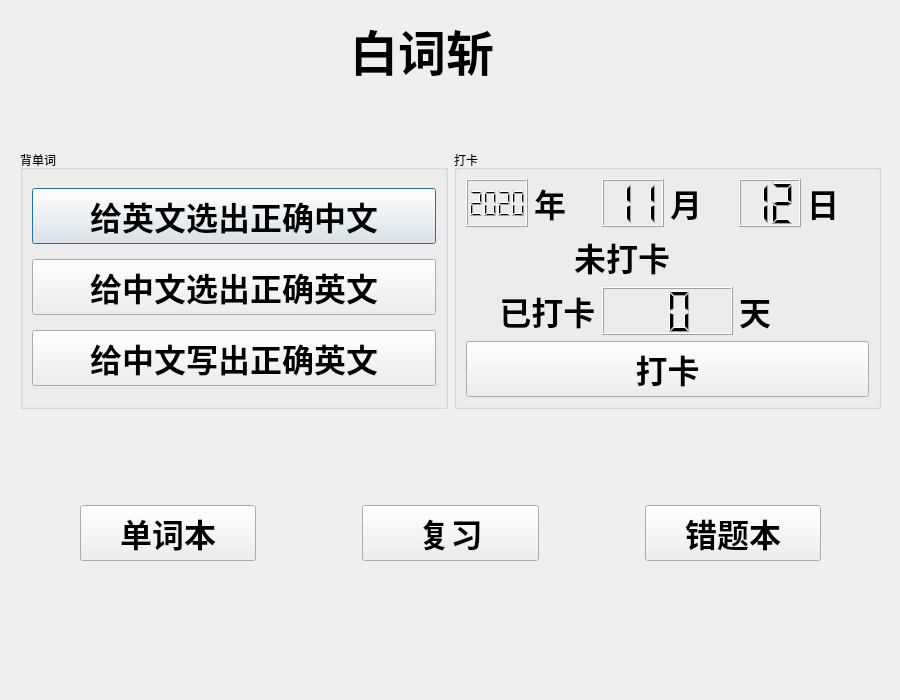
<?xml version="1.0" encoding="UTF-8"?>
<ui version="4.0">
 <class>Homepage</class>
 <widget class="QDialog" name="Homepage">
  <property name="geometry">
   <rect>
    <x>0</x>
    <y>0</y>
    <width>900</width>
    <height>700</height>
   </rect>
  </property>
  <property name="sizePolicy">
   <sizepolicy hsizetype="Preferred" vsizetype="Preferred">
    <horstretch>0</horstretch>
    <verstretch>0</verstretch>
   </sizepolicy>
  </property>
  <property name="windowTitle">
   <string>Dialog</string>
  </property>
  <widget class="QLabel" name="label">
   <property name="geometry">
    <rect>
     <x>350</x>
     <y>0</y>
     <width>200</width>
     <height>100</height>
    </rect>
   </property>
   <property name="font">
    <font>
     <family>AR DCHYJianWeiDGB</family>
     <pointsize>36</pointsize>
     <weight>75</weight>
     <bold>true</bold>
    </font>
   </property>
   <property name="text">
    <string>白词斩</string>
   </property>
  </widget>
  <widget class="QWidget" name="layoutWidget">
   <property name="geometry">
    <rect>
     <x>20</x>
     <y>150</y>
     <width>861</width>
     <height>501</height>
    </rect>
   </property>
   <layout class="QVBoxLayout" name="verticalLayout_3">
    <item>
     <layout class="QHBoxLayout" name="horizontalLayout_6">
      <item>
       <widget class="QGroupBox" name="groupBox_2">
        <property name="title">
         <string>背单词</string>
        </property>
        <layout class="QHBoxLayout" name="horizontalLayout_3">
         <item>
          <layout class="QVBoxLayout" name="verticalLayout_4">
           <item>
            <widget class="QPushButton" name="pushButton_3">
             <property name="font">
              <font>
               <family>AR DCHYJianWeiDGB</family>
               <pointsize>24</pointsize>
               <weight>75</weight>
               <bold>true</bold>
              </font>
             </property>
             <property name="text">
              <string>给英文选出正确中文</string>
             </property>
            </widget>
           </item>
           <item>
            <widget class="QPushButton" name="pushButton_5">
             <property name="font">
              <font>
               <family>AR DCHYJianWeiDGB</family>
               <pointsize>24</pointsize>
               <weight>75</weight>
               <bold>true</bold>
              </font>
             </property>
             <property name="text">
              <string>给中文选出正确英文</string>
             </property>
            </widget>
           </item>
           <item>
            <widget class="QPushButton" name="pushButton_6">
             <property name="font">
              <font>
               <family>AR DCHYJianWeiDGB</family>
               <pointsize>24</pointsize>
               <weight>75</weight>
               <bold>true</bold>
              </font>
             </property>
             <property name="text">
              <string>给中文写出正确英文</string>
             </property>
            </widget>
           </item>
          </layout>
         </item>
        </layout>
       </widget>
      </item>
      <item>
       <widget class="QGroupBox" name="groupBox">
        <property name="title">
         <string>打卡</string>
        </property>
        <layout class="QVBoxLayout" name="verticalLayout_2">
         <item>
          <layout class="QVBoxLayout" name="verticalLayout">
           <item>
            <layout class="QHBoxLayout" name="horizontalLayout">
             <item>
              <widget class="QLCDNumber" name="lcdNumber_year">
               <property name="digitCount">
                <number>4</number>
               </property>
               <property name="value" stdset="0">
                <double>2020.000000000000000</double>
               </property>
               <property name="intValue" stdset="0">
                <number>2020</number>
               </property>
              </widget>
             </item>
             <item>
              <widget class="QLabel" name="label_3">
               <property name="font">
                <font>
                 <family>AR DCHYJianWeiDGB</family>
                 <pointsize>24</pointsize>
                 <weight>75</weight>
                 <bold>true</bold>
                </font>
               </property>
               <property name="text">
                <string>年</string>
               </property>
              </widget>
             </item>
             <item>
              <widget class="QLCDNumber" name="lcdNumber_month">
               <property name="digitCount">
                <number>2</number>
               </property>
               <property name="intValue" stdset="0">
                <number>11</number>
               </property>
              </widget>
             </item>
             <item>
              <widget class="QLabel" name="label_4">
               <property name="font">
                <font>
                 <family>AR DCHYJianWeiDGB</family>
                 <pointsize>24</pointsize>
                 <weight>75</weight>
                 <bold>true</bold>
                </font>
               </property>
               <property name="text">
                <string>月</string>
               </property>
              </widget>
             </item>
             <item>
              <widget class="QLCDNumber" name="lcdNumber_day">
               <property name="digitCount">
                <number>2</number>
               </property>
               <property name="intValue" stdset="0">
                <number>12</number>
               </property>
              </widget>
             </item>
             <item>
              <widget class="QLabel" name="label_5">
               <property name="font">
                <font>
                 <family>AR DCHYJianWeiDGB</family>
                 <pointsize>24</pointsize>
                 <weight>75</weight>
                 <bold>true</bold>
                </font>
               </property>
               <property name="text">
                <string>日</string>
               </property>
              </widget>
             </item>
            </layout>
           </item>
           <item>
            <widget class="QLabel" name="label_judge">
             <property name="font">
              <font>
               <family>AR DCHYJianWeiDGB</family>
               <pointsize>24</pointsize>
               <weight>75</weight>
               <bold>true</bold>
              </font>
             </property>
             <property name="text">
              <string>             未打卡</string>
             </property>
            </widget>
           </item>
           <item>
            <layout class="QHBoxLayout" name="horizontalLayout_2">
             <item>
              <widget class="QLabel" name="label_7">
               <property name="font">
                <font>
                 <family>AR DCHYJianWeiDGB</family>
                 <pointsize>24</pointsize>
                 <weight>75</weight>
                 <bold>true</bold>
                </font>
               </property>
               <property name="text">
                <string>    已打卡</string>
               </property>
              </widget>
             </item>
             <item>
              <widget class="QLCDNumber" name="lcdNumber_count">
               <property name="enabled">
                <bool>true</bool>
               </property>
               <property name="digitCount">
                <number>2</number>
               </property>
              </widget>
             </item>
             <item>
              <widget class="QLabel" name="label_8">
               <property name="font">
                <font>
                 <family>AR DCHYJianWeiDGB</family>
                 <pointsize>24</pointsize>
                 <weight>75</weight>
                 <bold>true</bold>
                </font>
               </property>
               <property name="text">
                <string>天</string>
               </property>
              </widget>
             </item>
            </layout>
           </item>
          </layout>
         </item>
         <item>
          <widget class="QPushButton" name="pushButton_count">
           <property name="font">
            <font>
             <family>AR DCHYJianWeiDGB</family>
             <pointsize>24</pointsize>
             <weight>75</weight>
             <bold>true</bold>
            </font>
           </property>
           <property name="text">
            <string>打卡</string>
           </property>
          </widget>
         </item>
        </layout>
       </widget>
      </item>
     </layout>
    </item>
    <item>
     <layout class="QHBoxLayout" name="horizontalLayout_7">
      <item>
       <spacer name="verticalSpacer_4">
        <property name="orientation">
         <enum>Qt::Vertical</enum>
        </property>
        <property name="sizeHint" stdset="0">
         <size>
          <width>20</width>
          <height>40</height>
         </size>
        </property>
       </spacer>
      </item>
      <item>
       <spacer name="verticalSpacer_11">
        <property name="orientation">
         <enum>Qt::Vertical</enum>
        </property>
        <property name="sizeHint" stdset="0">
         <size>
          <width>20</width>
          <height>40</height>
         </size>
        </property>
       </spacer>
      </item>
      <item>
       <spacer name="verticalSpacer_13">
        <property name="orientation">
         <enum>Qt::Vertical</enum>
        </property>
        <property name="sizeHint" stdset="0">
         <size>
          <width>20</width>
          <height>40</height>
         </size>
        </property>
       </spacer>
      </item>
      <item>
       <widget class="QPushButton" name="pushButton_2">
        <property name="font">
         <font>
          <family>AR DCHYJianWeiDGB</family>
          <pointsize>24</pointsize>
          <weight>75</weight>
          <bold>true</bold>
         </font>
        </property>
        <property name="text">
         <string>单词本</string>
        </property>
       </widget>
      </item>
      <item>
       <spacer name="verticalSpacer">
        <property name="orientation">
         <enum>Qt::Vertical</enum>
        </property>
        <property name="sizeHint" stdset="0">
         <size>
          <width>20</width>
          <height>40</height>
         </size>
        </property>
       </spacer>
      </item>
      <item>
       <spacer name="verticalSpacer_2">
        <property name="orientation">
         <enum>Qt::Vertical</enum>
        </property>
        <property name="sizeHint" stdset="0">
         <size>
          <width>20</width>
          <height>40</height>
         </size>
        </property>
       </spacer>
      </item>
      <item>
       <spacer name="verticalSpacer_3">
        <property name="orientation">
         <enum>Qt::Vertical</enum>
        </property>
        <property name="sizeHint" stdset="0">
         <size>
          <width>20</width>
          <height>40</height>
         </size>
        </property>
       </spacer>
      </item>
      <item>
       <spacer name="verticalSpacer_8">
        <property name="orientation">
         <enum>Qt::Vertical</enum>
        </property>
        <property name="sizeHint" stdset="0">
         <size>
          <width>20</width>
          <height>40</height>
         </size>
        </property>
       </spacer>
      </item>
      <item>
       <spacer name="verticalSpacer_10">
        <property name="orientation">
         <enum>Qt::Vertical</enum>
        </property>
        <property name="sizeHint" stdset="0">
         <size>
          <width>20</width>
          <height>40</height>
         </size>
        </property>
       </spacer>
      </item>
      <item>
       <widget class="QPushButton" name="pushButton">
        <property name="font">
         <font>
          <family>AR DCHYJianWeiDGB</family>
          <pointsize>24</pointsize>
          <weight>75</weight>
          <bold>true</bold>
         </font>
        </property>
        <property name="text">
         <string>复习</string>
        </property>
       </widget>
      </item>
      <item>
       <spacer name="verticalSpacer_16">
        <property name="orientation">
         <enum>Qt::Vertical</enum>
        </property>
        <property name="sizeHint" stdset="0">
         <size>
          <width>20</width>
          <height>40</height>
         </size>
        </property>
       </spacer>
      </item>
      <item>
       <spacer name="verticalSpacer_9">
        <property name="orientation">
         <enum>Qt::Vertical</enum>
        </property>
        <property name="sizeHint" stdset="0">
         <size>
          <width>20</width>
          <height>40</height>
         </size>
        </property>
       </spacer>
      </item>
      <item>
       <spacer name="verticalSpacer_7">
        <property name="orientation">
         <enum>Qt::Vertical</enum>
        </property>
        <property name="sizeHint" stdset="0">
         <size>
          <width>20</width>
          <height>40</height>
         </size>
        </property>
       </spacer>
      </item>
      <item>
       <spacer name="verticalSpacer_6">
        <property name="orientation">
         <enum>Qt::Vertical</enum>
        </property>
        <property name="sizeHint" stdset="0">
         <size>
          <width>20</width>
          <height>40</height>
         </size>
        </property>
       </spacer>
      </item>
      <item>
       <spacer name="verticalSpacer_15">
        <property name="orientation">
         <enum>Qt::Vertical</enum>
        </property>
        <property name="sizeHint" stdset="0">
         <size>
          <width>20</width>
          <height>40</height>
         </size>
        </property>
       </spacer>
      </item>
      <item>
       <widget class="QPushButton" name="pushButton_4">
        <property name="font">
         <font>
          <family>AR DCHYJianWeiDGB</family>
          <pointsize>24</pointsize>
          <weight>75</weight>
          <bold>true</bold>
         </font>
        </property>
        <property name="text">
         <string>错题本</string>
        </property>
       </widget>
      </item>
      <item>
       <spacer name="verticalSpacer_14">
        <property name="orientation">
         <enum>Qt::Vertical</enum>
        </property>
        <property name="sizeHint" stdset="0">
         <size>
          <width>20</width>
          <height>40</height>
         </size>
        </property>
       </spacer>
      </item>
      <item>
       <spacer name="verticalSpacer_12">
        <property name="orientation">
         <enum>Qt::Vertical</enum>
        </property>
        <property name="sizeHint" stdset="0">
         <size>
          <width>20</width>
          <height>40</height>
         </size>
        </property>
       </spacer>
      </item>
      <item>
       <spacer name="verticalSpacer_5">
        <property name="orientation">
         <enum>Qt::Vertical</enum>
        </property>
        <property name="sizeHint" stdset="0">
         <size>
          <width>20</width>
          <height>40</height>
         </size>
        </property>
       </spacer>
      </item>
     </layout>
    </item>
   </layout>
  </widget>
 </widget>
 <resources/>
 <connections/>
</ui>
